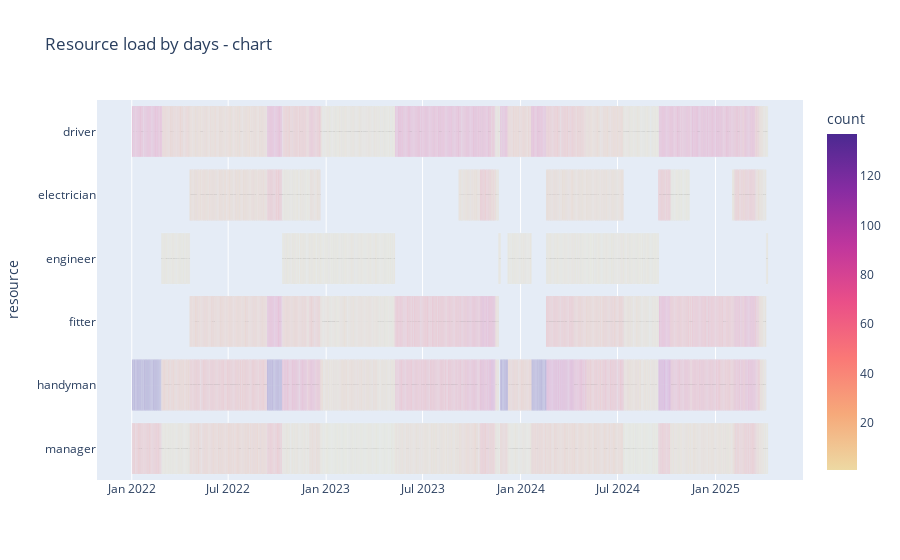

The notebook cell this image was saved under:
### Markdown cell above
### Resource employment by dates

### Code cell
from sampo.utilities.visualization.resources import resource_employment_fig, EmploymentFigType

fig = resource_employment_fig(schedule=merged_schedule,
                              fig_type=EmploymentFigType.DateLabeled,
                              vis_mode=VisualizationMode.ShowFig)

### Figure 1 — Plotly figure (JSON) as saved in the notebook; plotly's stock layout.template omitted (floating-point values rounded to 4 significant figures; data arrays with more than 128 entries replaced by an {"elided": "..."} marker saying what was removed)
{"data": [{"alignmentgroup": "True", "base": {"elided": "5678 str values"}, "customdata": {"elided": "5678x1 int values"}, "hovertemplate": "time_start=%{base}<br>time_end=%{x}<br>resource=%{y}<br>count=%{marker.color}<extra></extra>", "legendgroup": "", "marker": {"color": {"elided": "5678 int values"}, "coloraxis": "coloraxis", "pattern": {"shape": ""}}, "name": "", "offsetgroup": "", "orientation": "h", "showlegend": false, "text": {"elided": "5678 float values"}, "textposition": "inside", "x": {"elided": "5678 float values"}, "xaxis": "x", "y": {"elided": "5678 str values"}, "yaxis": "y", "type": "bar"}], "layout": {"xaxis": {"anchor": "y", "domain": [0.0, 1.0], "type": "date"}, "yaxis": {"anchor": "x", "domain": [0.0, 1.0], "title": {"text": "resource"}}, "coloraxis": {"colorbar": {"title": {"text": "count"}}, "colorscale": [[0.0, "rgb(237, 217, 163)"], [0.1667, "rgb(246, 169, 122)"], [0.3333, "rgb(250, 120, 118)"], [0.5, "rgb(234, 79, 136)"], [0.6667, "rgb(192, 54, 157)"], [0.8333, "rgb(135, 44, 162)"], [1.0, "rgb(75, 41, 145)"]]}, "legend": {"tracegroupgap": 0}, "title": {"text": "Resource load by days - chart"}, "barmode": "overlay"}}
